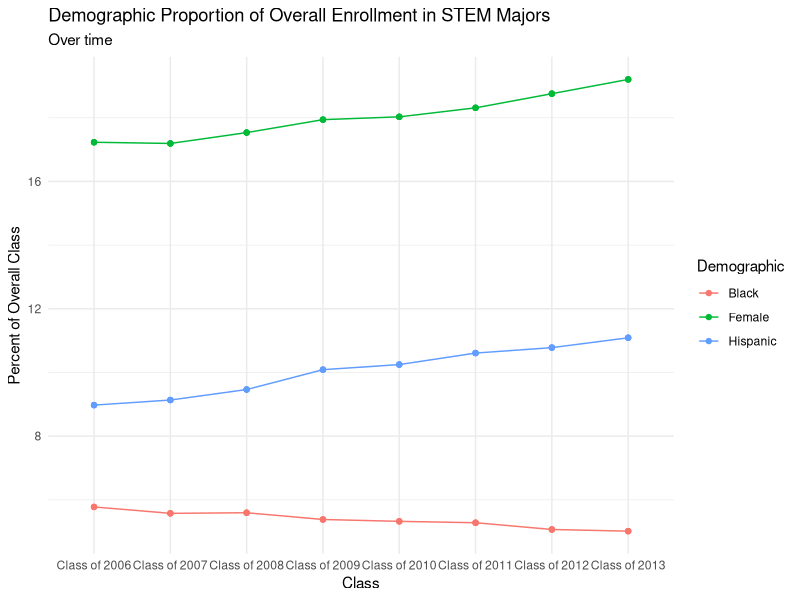
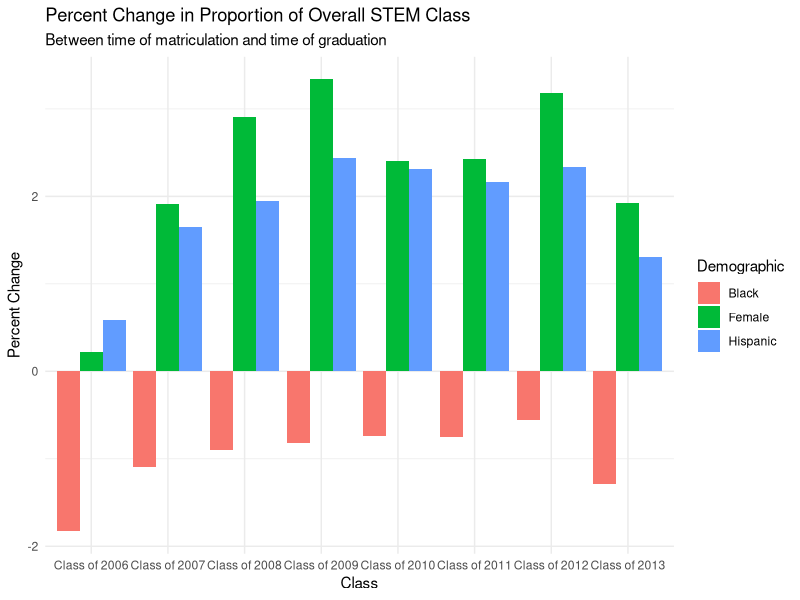
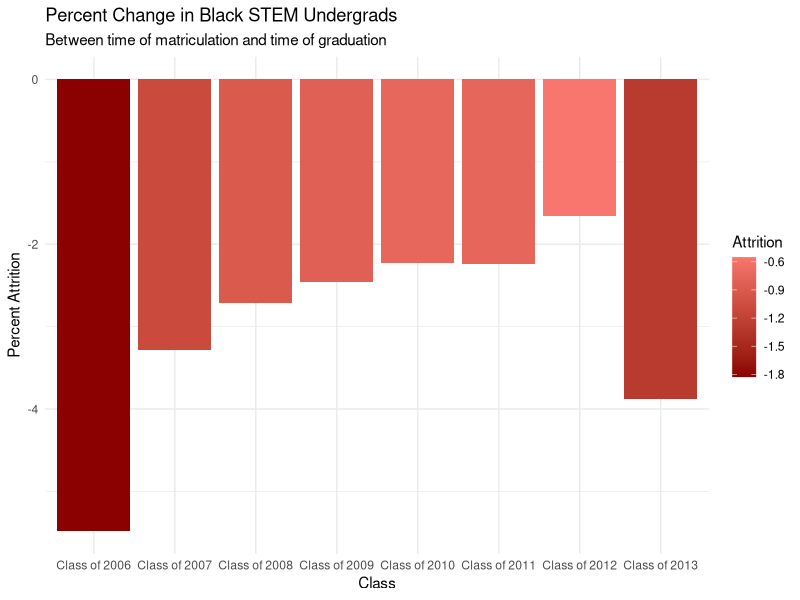
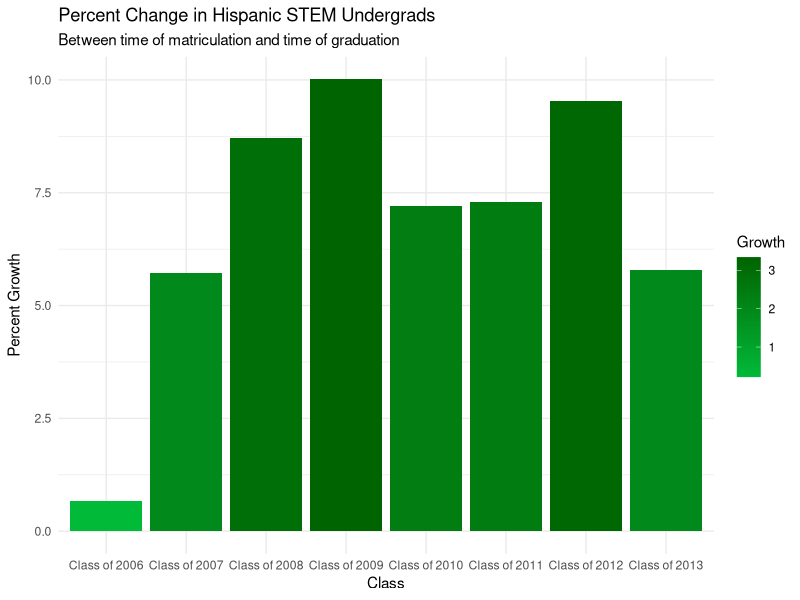
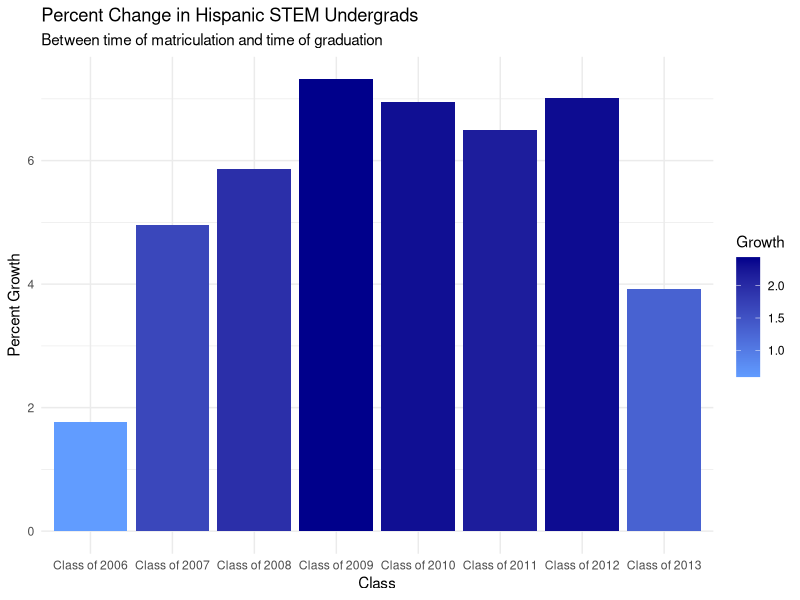
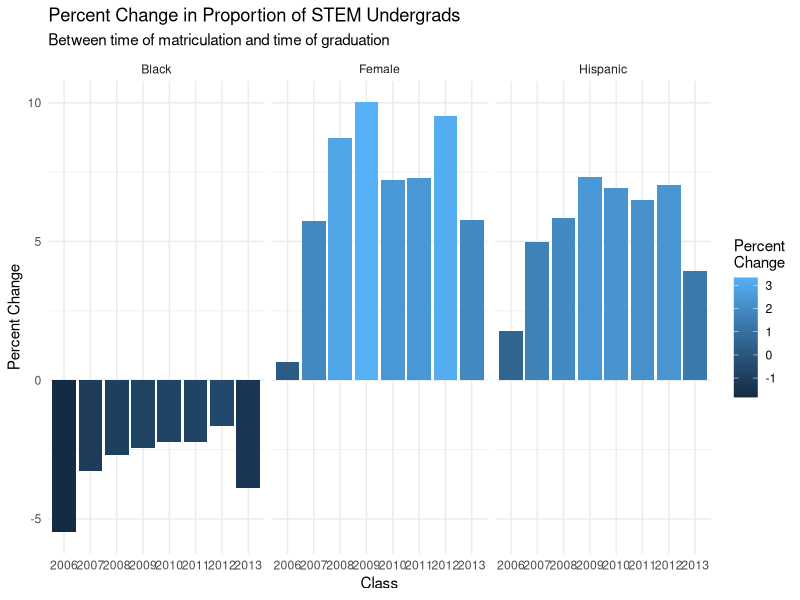

These charts were generated, in order, by the following R code:
###### Trends in STEM Throughout College
##### How different demographics move in and out of STEM majors throughout their undergraduate years

rm(list=ls())

library(readxl)
library(tidyverse)
library(tidyr)
library(knitr)

#+ fig.width=10, fig.height=7

undergradenrollment <- read_excel("undergradenrollment.xlsx")

## This command collapses the "undergradenrollment" file into % growth year by year.
## It then uses the gather function to  put each "type" of % growth 

data <- undergradenrollment %>%
  mutate(propfemale = female/undergrads*100, firstyearpropfemale = firstyearfemale/firstyearundergrads*100) %>% 
  mutate(femalegrowth = propfemale-firstyearpropfemale) %>% 
  mutate(prophispanic = hispanic/undergrads*100, firstyearprophispanic = firstyearhispanic/firstyearundergrads*100) %>% 
  mutate(hispanicgrowth = prophispanic-firstyearprophispanic) %>% 
  mutate(propblack = black/undergrads*100, firstyearpropblack = firstyearblack/firstyearundergrads*100) %>% 
  mutate(blackgrowth = propblack-firstyearpropblack) %>% 
  select(year,femalegrowth,blackgrowth,hispanicgrowth,propfemale,prophispanic,propblack)  %>% 
  gather("type", "growth", 2:4) %>% 
  gather("proportiontype","proportion",2:4)

# plots the proportion of a given class's overall enrollment in STEM majors

ggplot(data=data, mapping = aes(x=year,y=proportion, colour=proportiontype, group=proportiontype)) +
  geom_point() +
  geom_line() +
  ggtitle("Demographic Proportion of Overall Enrollment in STEM Majors", subtitle="Over time") +
  xlab("Class") +
  ylab("Percent of Overall Class") +
  theme_minimal() +
  scale_color_discrete(name="Demographic",
                      breaks=c("propblack","propfemale","prophispanic"),
                      label=c("Black","Female","Hispanic"))

# plots the differences in growth/attrition by year

ggplot(data, aes(fill=type, y=growth, x=year)) + 
  geom_bar(position="dodge", stat="identity") +
  xlab("Class") +
  ylab("Percent Change") +
  theme_minimal() +
  ggtitle("Percent Change in Proportion of Overall STEM Class", subtitle="Between time of matriculation and time of graduation") +
  scale_fill_discrete(name="Demographic",
                      label=c("Black","Female","Hispanic"))

# in focus: changes in black STEM enrollment as a proportion of overall class

data %>% filter(type=="blackgrowth") %>% 
  ggplot(mapping=aes(x=year,y=growth)) +
  geom_col(aes(fill=growth)) + 
  scale_fill_gradient(low = "darkred", high = "#F8766D") +
  ylab("Percent Attrition") +
  xlab("Class") +
  ggtitle("Percent Change in Black STEM Undergrads",subtitle = "Between time of matriculation and time of graduation") +
  labs(fill="Attrition") +
  theme_minimal()

# in focus: changes in female STEM enrollment as a proportion of overall class

data %>% filter(type=="femalegrowth") %>% 
  ggplot(mapping=aes(x=year,y=growth)) +
  geom_col(aes(fill=growth)) +
  scale_fill_gradient(low = "#00BA38", high = "darkgreen") +
  ylab("Percent Growth") +
  xlab("Class") +
  ggtitle("Percent Change in Hispanic STEM Undergrads",subtitle = "Between time of matriculation and time of graduation") +
  labs(fill="Growth") +
  theme_minimal()

# in focus: changes in hispanic STEM enrollment as a proportion of overall class

data %>% filter(type=="hispanicgrowth") %>% 
  ggplot(mapping=aes(x=year,y=growth)) +
  geom_col(aes(fill=growth)) +
  scale_fill_gradient(low = "#619CFF", high = "darkblue") +
  ylab("Percent Growth") +
  xlab("Class") +
  ggtitle("Percent Change in Hispanic STEM Undergrads",subtitle = "Between time of matriculation and time of graduation") +
  labs(fill="Growth") +
  theme_minimal()

# previous graphs, faceted

labels <- c(blackgrowth = "Black", femalegrowth = "Female",hispanicgrowth="Hispanic") 
data %>% ggplot(mapping=aes(x=year,y=growth)) +
  geom_col(aes(fill=growth)) +
  ylab("Percent Change") +
  xlab("Class") +
  ggtitle("Percent Change in Proportion of STEM Undergrads",subtitle = "Between time of matriculation and time of graduation") +
  labs(fill="Percent\nChange") +
  theme_minimal() +
  facet_grid(. ~ type, labeller=labeller(type = labels)) +
  scale_x_discrete(labels = c("Class of 2006" = "2006", "Class of 2007" = "2007", "Class of 2008" = "2008", "Class of 2009" = "2009", "Class of 2010" = "2010", "Class of 2011" = "2011", "Class of 2012" = "2012", "Class of 2013" = "2013"))
  